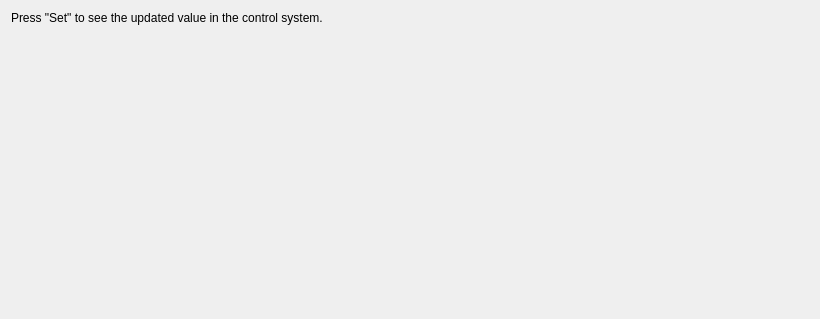
<?xml version="1.0" encoding="UTF-8"?>
<ui version="4.0">
 <class>Form</class>
 <widget class="QWidget" name="Form">
  <property name="geometry">
   <rect>
    <x>0</x>
    <y>0</y>
    <width>820</width>
    <height>319</height>
   </rect>
  </property>
  <property name="windowTitle">
   <string>Form</string>
  </property>
  <layout class="QVBoxLayout" name="verticalLayout">
   <item>
    <widget class="QLabel" name="label">
     <property name="text">
      <string>Press &quot;Set&quot; to see the updated value in the control system.</string>
     </property>
    </widget>
   </item>
   <item>
    <layout class="QHBoxLayout" name="horizontalLayout">
     <item>
      <widget class="CPropertyEdit" name="writable_edit">
       <property name="decoration" stdset="0">
        <enum>PropertyEdit::Frame</enum>
       </property>
       <property name="fields" stdset="0">
        <string>[{&quot;field&quot;: &quot;IntVal&quot;, &quot;type&quot;: 1, &quot;rw&quot;: true}, {&quot;field&quot;: &quot;FloatVal&quot;, &quot;type&quot;: 2, &quot;rw&quot;: true}, {&quot;field&quot;: &quot;StrVal&quot;, &quot;type&quot;: 4, &quot;rw&quot;: true}, {&quot;field&quot;: &quot;BoolVal&quot;, &quot;type&quot;: 3, &quot;rw&quot;: true}, {&quot;field&quot;: &quot;EnumVal&quot;, &quot;type&quot;: 5, &quot;rw&quot;: true, &quot;ud&quot;: {&quot;options&quot;: [[&quot;ON&quot;, 1], [&quot;OFF&quot;, 2], [&quot;UNKNOWN&quot;, 3]]}}]</string>
       </property>
       <property name="buttons" stdset="0">
        <enum>PropertyEdit::Both</enum>
       </property>
       <property name="channel" stdset="0">
        <string notr="true">japc:///DemoDevice/Settings</string>
       </property>
      </widget>
     </item>
     <item>
      <widget class="CPropertyEdit" name="readonly_edit">
       <property name="title" stdset="0">
        <string>Read-only widget</string>
       </property>
       <property name="decoration" stdset="0">
        <enum>PropertyEdit::GroupBox</enum>
       </property>
       <property name="fields" stdset="0">
        <string>[{&quot;field&quot;: &quot;IntVal&quot;, &quot;type&quot;: 1, &quot;rw&quot;: true}, {&quot;field&quot;: &quot;FloatVal&quot;, &quot;type&quot;: 2, &quot;rw&quot;: true}, {&quot;field&quot;: &quot;StrVal&quot;, &quot;type&quot;: 4, &quot;rw&quot;: true}, {&quot;field&quot;: &quot;BoolVal&quot;, &quot;type&quot;: 3, &quot;rw&quot;: true}, {&quot;field&quot;: &quot;EnumVal&quot;, &quot;type&quot;: 5, &quot;rw&quot;: true, &quot;ud&quot;: {&quot;options&quot;: [[&quot;ON&quot;, 1], [&quot;OFF&quot;, 2], [&quot;UNKNOWN&quot;, 3]]}}]</string>
       </property>
       <property name="channel" stdset="0">
        <string notr="true">japc:///DemoDevice/Settings</string>
       </property>
      </widget>
     </item>
    </layout>
   </item>
   <item>
    <spacer name="verticalSpacer">
     <property name="orientation">
      <enum>Qt::Vertical</enum>
     </property>
     <property name="sizeHint" stdset="0">
      <size>
       <width>20</width>
       <height>40</height>
      </size>
     </property>
    </spacer>
   </item>
   <item>
    <widget class="CLabel" name="CLabel">
     <property name="channel" stdset="0">
      <string notr="true">japc:///DemoDevice/SettingsRepr#str</string>
     </property>
    </widget>
   </item>
  </layout>
 </widget>
 <customwidgets>
  <customwidget>
   <class>PyDMLabel</class>
   <extends>QLabel</extends>
   <header>pydm.widgets.label</header>
  </customwidget>
  <customwidget>
   <class>PropertyEdit</class>
   <extends>QWidget</extends>
   <header>accwidgets.property_edit.propedit</header>
  </customwidget>
  <customwidget>
   <class>CPropertyEdit</class>
   <extends>PropertyEdit</extends>
   <header>comrad.widgets.inputs</header>
  </customwidget>
  <customwidget>
   <class>CLabel</class>
   <extends>PyDMLabel</extends>
   <header>comrad.widgets.indicators</header>
  </customwidget>
 </customwidgets>
 <resources/>
 <connections/>
</ui>
